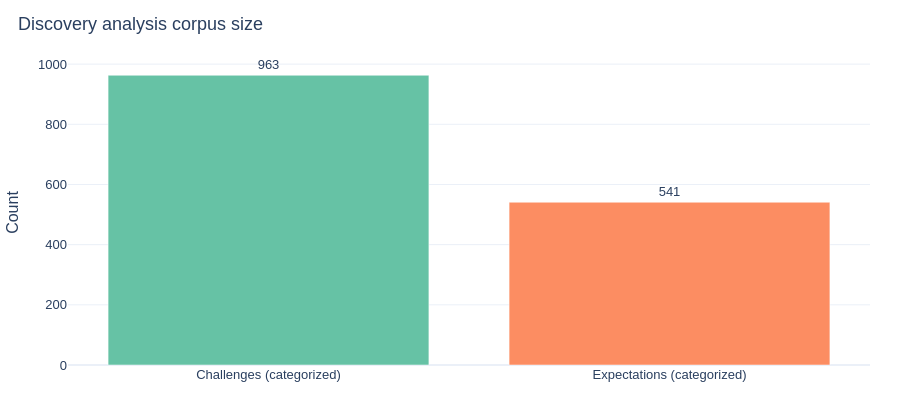

Notebook code cell kept with this figure:
### Markdown cell above
## Overview

### Code cell
overview = pd.DataFrame(
    [
        {"Dataset": "Challenges (categorized)", "Records": len(challenges)},
        {"Dataset": "Expectations (categorized)", "Records": len(expectations)},
        
    ]
)

fig = px.bar(
    overview,
    x="Dataset",
    y="Records",
    text="Records",
    title="Discovery analysis corpus size",
    color="Dataset",
    color_discrete_sequence=px.colors.qualitative.Set2,
)
fig.update_traces(textposition="outside", showlegend=False)
fig.update_layout(xaxis_title="", yaxis_title="Count", height=420)
show(fig, "overview_counts")

### Figure 1 — Plotly figure (JSON) as saved in the notebook; plotly's stock layout.template omitted (floating-point values rounded to 4 significant figures)
{"data": [{"hovertemplate": "Dataset=%{x}<br>Records=%{text}<extra></extra>", "legendgroup": "Challenges (categorized)", "marker": {"color": "rgb(102,194,165)", "pattern": {"shape": ""}}, "name": "Challenges (categorized)", "orientation": "v", "showlegend": false, "text": [963.0], "textposition": "outside", "type": "bar", "x": ["Challenges (categorized)"], "xaxis": "x", "y": [963], "yaxis": "y"}, {"hovertemplate": "Dataset=%{x}<br>Records=%{text}<extra></extra>", "legendgroup": "Expectations (categorized)", "marker": {"color": "rgb(252,141,98)", "pattern": {"shape": ""}}, "name": "Expectations (categorized)", "orientation": "v", "showlegend": false, "text": [541.0], "textposition": "outside", "type": "bar", "x": ["Expectations (categorized)"], "xaxis": "x", "y": [541], "yaxis": "y"}], "layout": {"barmode": "relative", "font": {"family": "IBM Plex Sans, Helvetica, Arial, sans-serif", "size": 13}, "height": 420, "legend": {"title": {"text": "Dataset"}, "tracegroupgap": 0}, "margin": {"b": 40, "l": 40, "r": 30, "t": 60}, "title": {"text": "Discovery analysis corpus size", "x": 0.02, "xanchor": "left"}, "xaxis": {"anchor": "y", "categoryarray": ["Challenges (categorized)", "Expectations (categorized)"], "categoryorder": "array", "domain": [0, 1], "title": {"text": ""}}, "yaxis": {"anchor": "x", "domain": [0, 1], "title": {"text": "Count"}}}}
